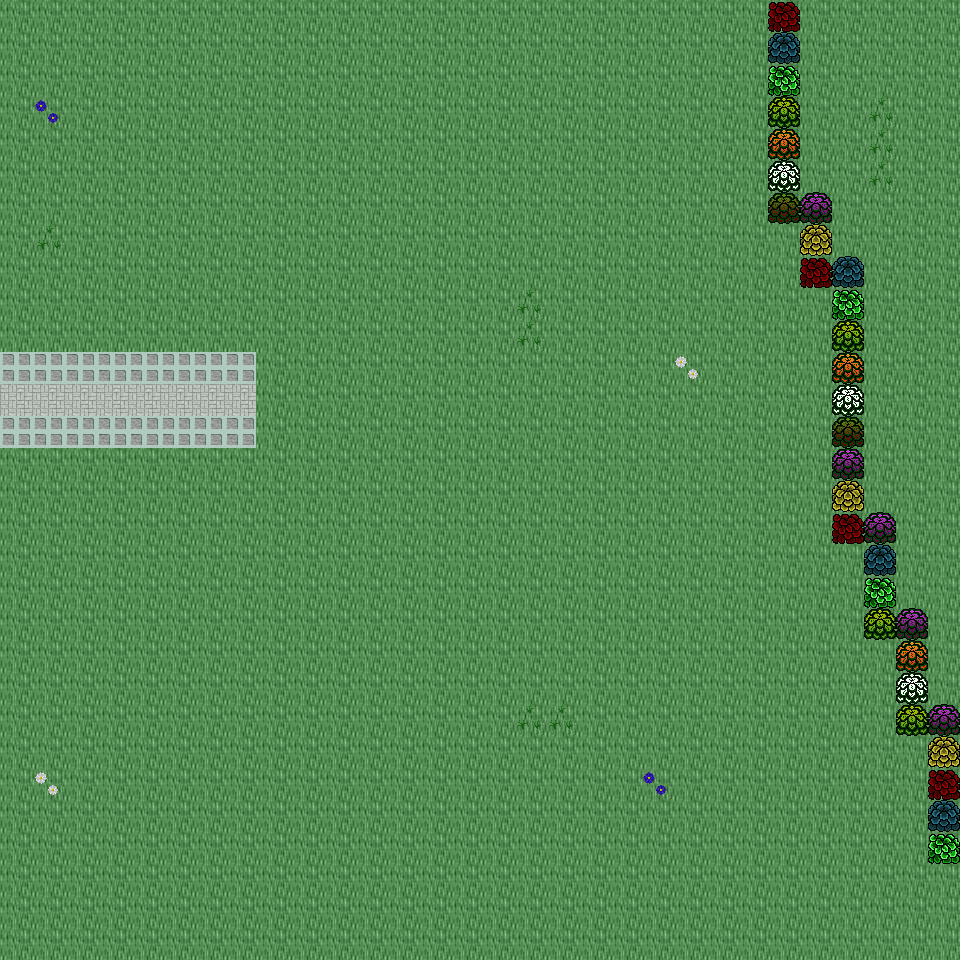

Below is a game level as drawn by its tile map, then a one-line description and the .tmx that defines it (tile-layer data replaced by summaries):
An orthogonal 30x30 tile map with 32x32 px tiles, 6 tile layers (Ground, Object, Object2, Above, ...), 36 tilesets and 3 objects (3x mapchange).

<map version="1.0" orientation="orthogonal" renderorder="right-down" width="30" height="30" tilewidth="32" tileheight="32" nextobjectid="4">
  <tileset firstgid="1" name="tileset_plant_tree_chestnut_tree" tilewidth="32" tileheight="32" tilecount="20" columns="4">
    <image source="../drawable/tileset_plant_tree_chestnut_tree.png" width="128" height="160" />
  </tileset>
  <tileset firstgid="21" name="tileset_plant_tree_oak_tree" tilewidth="32" tileheight="32" tilecount="20" columns="4">
    <image source="../drawable/tileset_plant_tree_oak_tree.png" width="128" height="160" />
  </tileset>
  <tileset firstgid="41" name="tileset_building_fence_stone_fence_white" tilewidth="32" tileheight="32" tilecount="9" columns="3">
    <image source="../drawable/tileset_building_fence_stone_fence_white.png" width="96" height="96" />
  </tileset>
  <tileset firstgid="50" name="tileset_building_gnome_homes" tilewidth="32" tileheight="32" tilecount="48" columns="6">
    <image source="../drawable/tileset_building_gnome_homes.png" width="192" height="256" />
  </tileset>
  <tileset firstgid="98" name="tileset_plant_stump_small_stump" tilewidth="32" tileheight="32" tilecount="4" columns="2">
    <image source="../drawable/tileset_plant_stump_small_stump.png" width="64" height="64" />
  </tileset>
  <tileset firstgid="102" name="tileset_object_birds" tilewidth="32" tileheight="32" tilecount="4" columns="2">
    <image source="../drawable/tileset_object_birds.png" width="64" height="64" />
  </tileset>
  <tileset firstgid="106" name="tileset_ground_earth_edges" tilewidth="32" tileheight="32" tilecount="18" columns="6">
    <image source="../drawable/tileset_ground_earth_edges.png" width="192" height="96" />
  </tileset>
  <tileset firstgid="124" name="tileset_ground_grass_corners" tilewidth="32" tileheight="32" tilecount="24" columns="6">
    <image source="../drawable/tileset_ground_grass_corners.png" width="192" height="128" />
  </tileset>
  <tileset firstgid="148" name="tileset_building_fence_fence_chunky" tilewidth="32" tileheight="32" tilecount="21" columns="3">
    <image source="../drawable/tileset_building_fence_fence_chunky.png" width="96" height="224" />
  </tileset>
  <tileset firstgid="169" name="tileset_plant_bush_hosta" tilewidth="32" tileheight="32" tilecount="9" columns="3">
    <image source="../drawable/tileset_plant_bush_hosta.png" width="96" height="96" />
  </tileset>
  <tileset firstgid="178" name="tileset_plant_tree_maple_tree" tilewidth="32" tileheight="32" tilecount="72" columns="8">
    <image source="../drawable/tileset_plant_tree_maple_tree.png" width="256" height="288" />
  </tileset>
  <tileset firstgid="250" name="tileset_ground_ground" tilewidth="32" tileheight="32" tilecount="33" columns="3">
    <image source="../drawable/tileset_ground_ground.png" width="96" height="352" />
  </tileset>
  <tileset firstgid="283" name="tileset_ground_ground_2" tilewidth="32" tileheight="32" tilecount="4" columns="4">
    <image source="../drawable/tileset_ground_ground_2.png" width="128" height="32" />
  </tileset>
  <tileset firstgid="287" name="tileset_ground_ridge_earth_dark" tilewidth="32" tileheight="32" tilecount="96" columns="12">
    <image source="../drawable/tileset_ground_ridge_earth_dark.png" width="384" height="256" />
  </tileset>
  <tileset firstgid="383" name="tileset_plant_grasses" tilewidth="32" tileheight="32" tilecount="6" columns="3">
    <image source="../drawable/tileset_plant_grasses.png" width="96" height="64" />
  </tileset>
  <tileset firstgid="389" name="tileset_ground_grass_edges" tilewidth="32" tileheight="32" tilecount="36" columns="12">
    <image source="../drawable/tileset_ground_grass_edges.png" width="384" height="96" />
  </tileset>
  <tileset firstgid="425" name="tileset_ground_green_paving" tilewidth="32" tileheight="32" tilecount="18" columns="3">
    <image source="../drawable/tileset_ground_green_paving.png" width="96" height="192" />
  </tileset>
  <tileset firstgid="443" name="tileset_ground_rock_pebbles" tilewidth="32" tileheight="32" tilecount="3" columns="1">
    <image source="../drawable/tileset_ground_rock_pebbles.png" width="32" height="96" />
  </tileset>
  <tileset firstgid="446" name="tileset_plant_flower_daisy_white" tilewidth="32" tileheight="32" tilecount="8" columns="2">
    <image source="../drawable/tileset_plant_flower_daisy_white.png" width="64" height="128" />
  </tileset>
  <tileset firstgid="454" name="tileset_plant_flower_daisy_blue" tilewidth="32" tileheight="32" tilecount="8" columns="2">
    <image source="../drawable/tileset_plant_flower_daisy_blue.png" width="64" height="128" />
  </tileset>
  <tileset firstgid="462" name="tileset_ground_ladder_vertical_dark" tilewidth="32" tileheight="32" tilecount="3" columns="3">
    <image source="../drawable/tileset_ground_ladder_vertical_dark.png" width="96" height="32" />
  </tileset>
  <tileset firstgid="465" name="tileset_plant_tree_tree_darkgreen" tilewidth="32" tileheight="32" tilecount="88" columns="8">
    <image source="../drawable/tileset_plant_tree_tree_darkgreen.png" width="256" height="352" />
  </tileset>
  <tileset firstgid="553" name="tileset_ground_rock_rock_cluster" tilewidth="32" tileheight="32" tilecount="6" columns="3">
    <image source="../drawable/tileset_ground_rock_rock_cluster.png" width="96" height="64" />
  </tileset>
  <tileset firstgid="559" name="tileset_plant_bush_bushes" tilewidth="32" tileheight="32" tilecount="10" columns="5">
    <image source="../drawable/tileset_plant_bush_bushes.png" width="160" height="64" />
  </tileset>
  <tileset firstgid="569" name="tileset_plant_vine" tilewidth="32" tileheight="32" tilecount="3" columns="1">
    <image source="../drawable/tileset_plant_vine.png" width="32" height="96" />
  </tileset>
  <tileset firstgid="572" name="tileset_ground_ladder_horizontal_dark" tilewidth="32" tileheight="32" tilecount="3" columns="1">
    <image source="../drawable/tileset_ground_ladder_horizontal_dark.png" width="32" height="96" />
  </tileset>
  <tileset firstgid="575" name="tileset_logic_collision" tilewidth="32" tileheight="32" tilecount="1" columns="1">
    <image source="../drawable/tileset_logic_collision.png" width="32" height="32" />
  </tileset>
  <tileset firstgid="576" name="tileset_plant_tree_fir_trees" tilewidth="32" tileheight="32" tilecount="24" columns="6">
    <image source="../drawable/tileset_plant_tree_fir_trees.png" width="192" height="128" />
  </tileset>
  <tileset firstgid="600" name="tileset_plant_mosses" tilewidth="32" tileheight="32" tilecount="16" columns="4">
    <image source="../drawable/tileset_plant_mosses.png" width="128" height="128" />
  </tileset>
  <tileset firstgid="616" name="tileset_plant_mushroom3" tilewidth="32" tileheight="32" tilecount="2" columns="2">
    <image source="../drawable/tileset_plant_mushroom3.png" width="64" height="32" />
  </tileset>
  <tileset firstgid="618" name="tileset_building_wizards_tower" tilewidth="32" tileheight="32" tilecount="252" columns="9">
    <image source="../drawable/tileset_building_wizards_tower.png" width="288" height="896" />
  </tileset>
  <tileset firstgid="870" name="tileset_plant_tree_evergreen" tilewidth="32" tileheight="32" tilecount="36" columns="3">
    <image source="../drawable/tileset_plant_tree_evergreen.png" width="96" height="384" />
  </tileset>
  <tileset firstgid="906" name="tileset_plant_bush_large_green" tilewidth="32" tileheight="32" tilecount="9" columns="3">
    <image source="../drawable/tileset_plant_bush_large_green.png" width="96" height="96" />
  </tileset>
  <tileset firstgid="915" name="tileset_furniture_light_small_oil_lamp" tilewidth="32" tileheight="32" tilecount="8" columns="2">
    <image source="../drawable/tileset_furniture_light_small_oil_lamp.png" width="64" height="128" />
  </tileset>
  <tileset firstgid="923" name="tileset_item_banners_flag" tilewidth="32" tileheight="32" tilecount="12" columns="3">
    <image source="../drawable/tileset_item_banners_flag.png" width="96" height="128" />
  </tileset>
  <tileset firstgid="935" name="tileset_item_flagpole" tilewidth="32" tileheight="32" tilecount="3" columns="1">
    <image source="../drawable/tileset_item_flagpole.png" width="32" height="96" />
  </tileset>
  <layer name="Ground" width="30" height="30">
    <data>[900 cells, 900 non-empty, 2 distinct tile ids]</data>
  </layer>
  <layer name="Object" width="30" height="30">
    <data>[900 cells, 64 non-empty, 12 distinct tile ids]</data>
  </layer>
  <layer name="Object2" width="30" height="30">
    <data>[900 cells, 4 non-empty, 2 distinct tile ids]</data>
  </layer>
  <layer name="Above" width="30" height="30">
    <data>[900 cells, 0 non-empty, 0 distinct tile ids]</data>
  </layer>
  <layer name="Above2" width="30" height="30">
    <data>[900 cells, 0 non-empty, 0 distinct tile ids]</data>
  </layer>
  <layer name="Walkable" width="30" height="30">
    <data>[900 cells, 660 non-empty, 1 distinct tile ids]</data>
  </layer>
  <objectgroup name="MapEvents">
    <object id="1" name="north" type="mapchange" x="0" y="0" width="256" height="32">
      <properties>
        <property name="map" value="0_ados_mountain_n2_w2_x3_y2" />
        <property name="place" value="south" />
      </properties>
    </object>
    <object id="2" name="south" type="mapchange" x="0" y="928" width="256" height="32">
      <properties>
        <property name="map" value="0_ados_mountain_n2_w2_x3_y4" />
        <property name="place" value="north" />
      </properties>
    </object>
    <object id="3" name="west" type="mapchange" x="0" y="0" width="32" height="960">
      <properties>
        <property name="map" value="0_ados_mountain_n2_w2_x2_y3" />
        <property name="place" value="east" />
      </properties>
    </object>
  </objectgroup>
</map>
